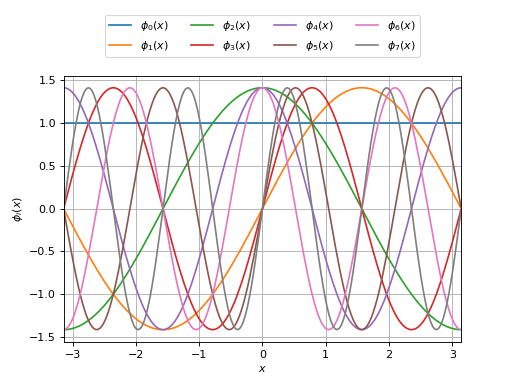

The script that drew this image:
import openturns as ot
import numpy as np
from matplotlib import pyplot as plt
n_functions = 8
function_factory = ot.FourierSeriesFactory()
if function_factory.getClassName() == 'KrawtchoukFactory':
    function_factory = ot.FourierSeriesFactory(n_functions, .5)
functions = [function_factory.build(i) for i in range(n_functions)]
measure = function_factory.getMeasure()
if hasattr(measure, 'getA') and hasattr(measure, 'getB'):
    x_min = measure.getA()
    x_max = measure.getB()
else:
    x_min = measure.computeQuantile(1e-3)[0]
    x_max = measure.computeQuantile(1. - 1e-3)[0]
n_points = 200
meshed_support = np.linspace(x_min, x_max, n_points)
fig = plt.figure()
ax = fig.add_subplot(111)
for i in range(n_functions):
    plt.plot(meshed_support,
             [functions[i](x) for x in meshed_support], lw=1.5,
             label='$\phi_{' + str(i) + '}(x)$')
plt.xlabel('$x$')
plt.ylabel('$\phi_i(x)$')
plt.xlim(x_min, x_max)
plt.grid()
box = ax.get_position()
ax.set_position([box.x0, box.y0, box.width, box.height * 0.9])
plt.legend(loc='upper center', bbox_to_anchor=(.5, 1.25), ncol=4)
